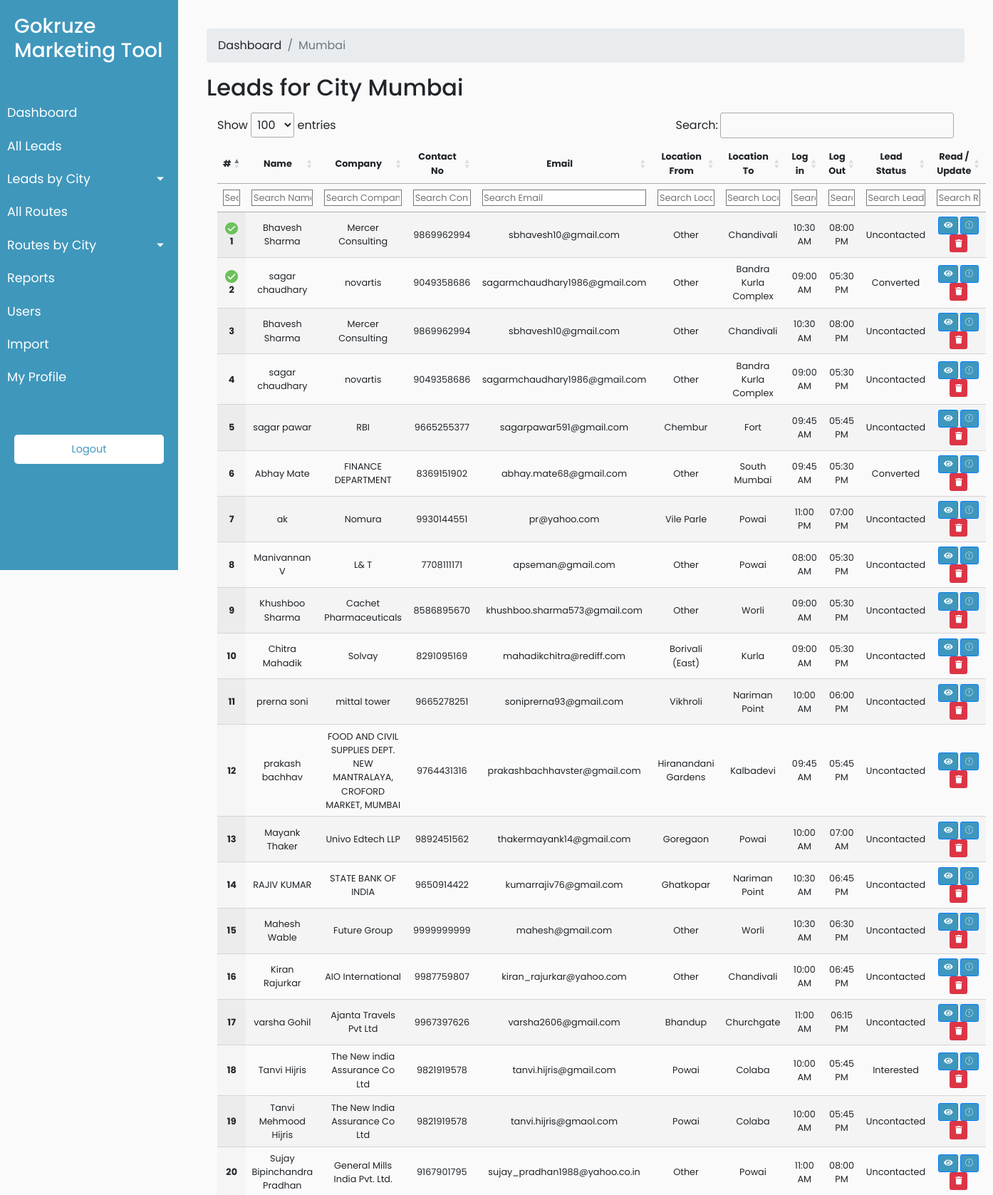
Screenshot of /leads/Mumbai/ (signed in, upper part) with the database file from the repository.
### leads/models.py (models this page shows, shortened)
class Leads(models.Model):
    LEAD_STATUS = (('Interested','Interested'),
                   ('Undecided','Undecided'),
                   ('Uncontacted','Uncontacted'),
                   ('Converted','Converted'))
    Created_at = models.DateTimeField(auto_now_add=True)
    Updated_at = models.DateTimeField(auto_now=True)
    City = models.CharField(max_length=264,blank=True)
    Name = models.CharField(max_length=264)
    Gender	=	models.CharField(max_length=264,blank=True)
    EmailId	=	models.CharField(max_length=264,blank=True)
    ContactNo	=	models.CharField(max_length=264,blank=True)
    LocationFrom	=	models.CharField(max_length=264,blank=True)
    LocationTo	=	models.CharField(max_length=264,blank=True)
    LoginTime	=	models.CharField(max_length=264,blank=True)
    LogoutTime	=	models.CharField(max_length=264,blank=True)
    CompanyName	=	models.CharField(max_length=264,blank=True)
    TravalToWork	=	models.CharField(max_length=264,blank=True)
    TravelToWorkOther	= models.CharField(max_length=264,blank=True)
    MonthlySpend	=	models.CharField(max_length=264,blank=True)
    HearAboutUs	=	models.CharField(max_length=264,blank=True)
    SubmittedOn	=	models.CharField(max_length=264,blank=True)
    Lead_Status = models.CharField(choices=LEAD_STATUS,max_length=264,default="Uncontacted")
    Remark = models.TextField(blank=True)
    LocationFromOther = models.CharField(max_length=264,blank=True)
    SubmittedOnDate	=	models.DateTimeField(default=timezone.now)
    is_valid = models.BooleanField(default=False)
    password_change_request = models.BooleanField(default=False)
    class Meta:
        verbose_name_plural = "Leads Collected"
        verbose_name = "Lead"

### leads/views.py (the view)
# urls.py: re_path(r'^leads/(?P<city>[\w\-\s]+)/$',views.city_leads_list,name='city_leads_list'),
@login_required
def city_leads_list(request,city):
    user_role = request.user.role
    city_global = city
    leads = Leads.objects.filter(City=city)
    return render(request, 'leads/lead_city.html', { 'leads': leads,'city':city, 'user_role': user_role })

### templates/leads/lead_city.html (shortened to what this page needs)
{% extends 'base.html' %}
{% load staticfiles %}
{% block stylesheets %}
	<link rel="stylesheet" href="{% static 'assets/css/bootstrap.min.css' %}">
	<link rel="stylesheet" href="{% static 'css/style2.css' %}">
	<link rel="stylesheet" href="{% static 'assets/fonts/font-awesome-4.7.0/css/font-awesome.min.css' %}">
	<link rel="stylesheet" href="https://cdnjs.cloudflare.com/ajax/libs/malihu-custom-scrollbar-plugin/3.1.5/jquery.mCustomScrollbar.min.css">
    <link rel="stylesheet" href="https://cdn.datatables.net/1.10.19/css/jquery.dataTables.min.css">
    <link rel="stylesheet" href="https://cdn.datatables.net/fixedheader/3.1.5/css/fixedHeader.dataTables.min.css">
{% endblock stylesheets %}
{% block content %}
<nav aria-label="breadcrumb">
  <ol class="breadcrumb">
    <li class="breadcrumb-item"><a href="{% url 'home' %}">Dashboard</a></li>
    <li class="breadcrumb-item active">{{city | title }}</li>
  </ol>
</nav>
<h2>Leads for City {{city}}</h2>
<div class="col-12 mb-3 mt-3">
	{% if leads %}
	<table id="example" class="display" style="zoom:80%" >
		<thead>
			<tr>
				<th class="text-center" scope="col">#</th>
				<th class="text-center" scope="col">Name</th>
                <th class="text-center" scope="col">Company</th>
				<th class="text-center" scope="col">Contact No</th>
				<th class="text-center" scope="col">Email</th>
				<th class="text-center" scope="col">Location From</th>
				<th class="text-center" scope="col">Location To</th>
                <th class="text-center" scope="col">Log in</th>
                <th class="text-center" scope="col">Log Out</th>
                <th class="text-center" scope="col">Lead Status</th>
				<th class="text-center" scope="col">Read / Update</th>
			</tr>
		</thead>
		<tbody>
			{% for lead in leads %}
			<tr>
				<th class="text-center" scope="row">
                {% if lead.is_valid == True %}
                    <img src="{% static 'img/checked.png' %}" alt="" style='width: 22px; height: 22px;'>
                {% endif %}
                {{ forloop.counter }}</th>
                <td class="text-center">{{ lead.Name }}</td>
                <td class="text-center">{{ lead.CompanyName }}</td>
                <td class="text-center">{{ lead.ContactNo }}</td>
                <td class="text-center">{{ lead.EmailId }}</td>
				<td class="text-center">{{ lead.LocationFrom }}</td>
				<td class="text-center">{{ lead.LocationTo }}</td>
                <td class="text-center">{{ lead.LoginTime }}</td>
				<td class="text-center">{{ lead.LogoutTime }}</td>
                <td class="text-center">{{ lead.Lead_Status }}</td>
				<td class="text-center">
					<button style = "background-color: #3f97bc" type="button" class="read-lead btn btn-sm btn-primary" data-id="{% url 'city_read_lead' lead.pk %}">
						<span class="fa fa-eye"></span>
					</button>
					<button style = "background-color: #3f97bc" type="button" class="update-lead btn btn-sm btn-primary" data-id="{% url 'city_update_lead' lead.pk %}">
						<span class="fa fa-pencil"></span>
					</button>
                    {% if user_role == 13 %}
					<button type="button" class="delete-lead btn btn-sm btn-danger" data-toggle="modal" data-target="#modal" data-id="{% url 'city_delete_lead' lead.pk %}"> <span class="fa fa-trash" aria-label="Delete"></span> </button>
                    {% endif %}
				</td>
			</tr>
			{% endfor %}
		</tbody>
	</table>
	{% else %}
	<p class="no-leads text-primary">No Leads added yet.</p>
	{% endif %}
</div>
{% endblock %}

### static/css/style2.css (style rules this page uses)
body { font-family: 'Poppins', sans-serif; background: #fafafa; }
a, a:hover, a:focus { color: inherit; text-decoration: none; transition: all 0.3s; }

### rows the page displays
Leads: is_valid True (drawn), Name "Bhavesh Sharma", CompanyName "Mercer Consulting", ContactNo "9869962994", EmailId "sbhavesh10@gmail.com", LocationFrom "Other", LocationTo "Chandivali", LoginTime "10:30 AM", LogoutTime "08:00 PM", Lead_Status "Uncontacted"
Leads: is_valid True (drawn), Name "sagar chaudhary", CompanyName "novartis", ContactNo "9049358686", EmailId "sagarmchaudhary1986@gmail.com", LocationFrom "Other", LocationTo "Bandra Kurla Complex", LoginTime "09:00 AM", LogoutTime "05:30 PM", Lead_Status "Converted"
Leads: Name "Bhavesh Sharma", CompanyName "Mercer Consulting", ContactNo "9869962994", EmailId "sbhavesh10@gmail.com", LocationFrom "Other", LocationTo "Chandivali", LoginTime "10:30 AM", LogoutTime "08:00 PM", Lead_Status "Uncontacted"
Leads: Name "sagar chaudhary", CompanyName "novartis", ContactNo "9049358686", EmailId "sagarmchaudhary1986@gmail.com", LocationFrom "Other", LocationTo "Bandra Kurla Complex", LoginTime "09:00 AM", LogoutTime "05:30 PM", Lead_Status "Uncontacted"
Leads: Name "sagar pawar", CompanyName "RBI", ContactNo "9665255377", EmailId "sagarpawar591@gmail.com", LocationFrom "Chembur", LocationTo "Fort", LoginTime "09:45 AM", LogoutTime "05:45 PM", Lead_Status "Uncontacted"
Leads: Name "Abhay Mate", CompanyName "FINANCE DEPARTMENT", ContactNo "8369151902", EmailId "abhay.mate68@gmail.com", LocationFrom "Other", LocationTo "South Mumbai", LoginTime "09:45 AM", LogoutTime "05:30 PM", Lead_Status "Converted"
Leads: Name "ak", CompanyName "Nomura", ContactNo "9930144551", EmailId "pr@yahoo.com", LocationFrom "Vile Parle", LocationTo "Powai", LoginTime "11:00 PM", LogoutTime "07:00 PM", Lead_Status "Uncontacted"
Leads: Name "Manivannan V", CompanyName "L& T", ContactNo "7708111171", EmailId "apseman@gmail.com", LocationFrom "Other", LocationTo "Powai", LoginTime "08:00 AM", LogoutTime "05:30 PM", Lead_Status "Uncontacted"
Leads: Name "Khushboo Sharma", CompanyName "Cachet Pharmaceuticals", ContactNo "8586895670", EmailId "khushboo.sharma573@gmail.com", LocationFrom "Other", LocationTo "Worli", LoginTime "09:00 AM", LogoutTime "05:30 PM", Lead_Status "Uncontacted"
Leads: Name "Chitra Mahadik", CompanyName "Solvay", ContactNo "8291095169", EmailId "mahadikchitra@rediff.com", LocationFrom "Borivali (East)", LocationTo "Kurla", LoginTime "09:00 AM", LogoutTime "05:30 PM", Lead_Status "Uncontacted"
Leads: Name "prerna soni", CompanyName "mittal tower", ContactNo "9665278251", EmailId "soniprerna93@gmail.com", LocationFrom "Vikhroli", LocationTo "Nariman Point", LoginTime "10:00 AM", LogoutTime "06:00 PM", Lead_Status "Uncontacted"
Leads: Name "prakash bachhav", CompanyName "FOOD AND CIVIL SUPPLIES DEPT. NEW MANTRALAYA, CROFORD MARKET, MUMBAI", ContactNo "9764431316", EmailId "prakashbachhavster@gmail.com", LocationFrom "Hiranandani Gardens", LocationTo "Kalbadevi", LoginTime "09:45 AM", LogoutTime "05:45 PM", Lead_Status "Uncontacted"
Leads: Name "Mayank Thaker", CompanyName "Univo Edtech LLP", ContactNo "9892451562", EmailId "thakermayank14@gmail.com", LocationFrom "Goregaon", LocationTo "Powai", LoginTime "10:00 AM", LogoutTime "07:00 AM", Lead_Status "Uncontacted"
Leads: Name "RAJIV KUMAR", CompanyName "STATE BANK OF INDIA", ContactNo "9650914422", EmailId "kumarrajiv76@gmail.com", LocationFrom "Ghatkopar", LocationTo "Nariman Point", LoginTime "10:30 AM", LogoutTime "06:45 PM", Lead_Status "Uncontacted"
Leads: Name "Mahesh Wable", CompanyName "Future Group", ContactNo "9999999999", EmailId "mahesh@gmail.com", LocationFrom "Other", LocationTo "Worli", LoginTime "10:30 AM", LogoutTime "06:30 PM", Lead_Status "Uncontacted"
Leads: Name "Kiran Rajurkar", CompanyName "AIO International", ContactNo "9987759807", EmailId "kiran_rajurkar@yahoo.com", LocationFrom "Other", LocationTo "Chandivali", LoginTime "10:00 AM", LogoutTime "06:45 PM", Lead_Status "Uncontacted"
Leads: Name "varsha Gohil", CompanyName "Ajanta Travels Pvt Ltd", ContactNo "9967397626", EmailId "varsha2606@gmail.com", LocationFrom "Bhandup", LocationTo "Churchgate", LoginTime "11:00 AM", LogoutTime "06:15 PM", Lead_Status "Uncontacted"
Leads: Name "Tanvi Hijris", CompanyName "The New india Assurance Co Ltd", ContactNo "9821919578", EmailId "tanvi.hijris@gmail.com", LocationFrom "Powai", LocationTo "Colaba", LoginTime "10:00 AM", LogoutTime "05:45 PM", Lead_Status "Interested"
Leads: Name "Tanvi Mehmood Hijris", CompanyName "The New India Assurance Co Ltd", ContactNo "9821919578", EmailId "tanvi.hijris@gmaol.com", LocationFrom "Powai", LocationTo "Colaba", LoginTime "10:00 AM", LogoutTime "05:45 PM", Lead_Status "Uncontacted"
Leads: Name "Sujay Bipinchandra Pradhan", CompanyName "General Mills India Pvt. Ltd.", ContactNo "9167901795", EmailId "sujay_pradhan1988@yahoo.co.in", LocationFrom "Other", LocationTo "Powai", LoginTime "11:00 AM", LogoutTime "08:00 PM", Lead_Status "Uncontacted"

### other values shown
{{ city | title }} "Mumbai"
{{ city }} "Mumbai"
